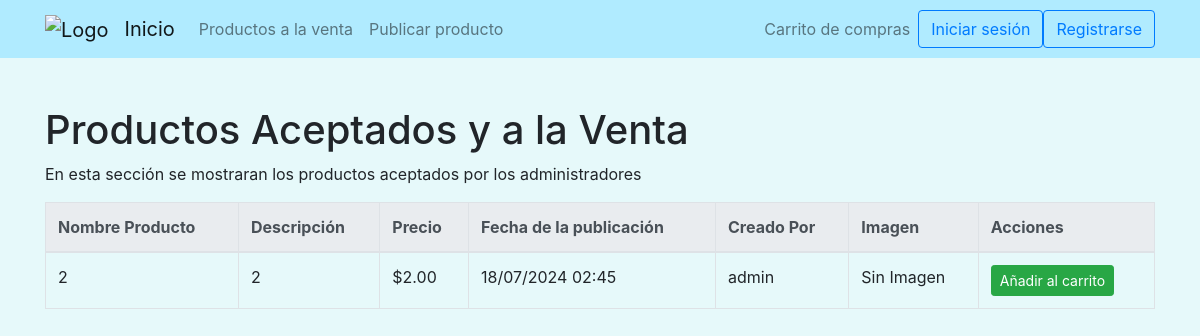
/productos/, run on an earlier commit of the app's database.
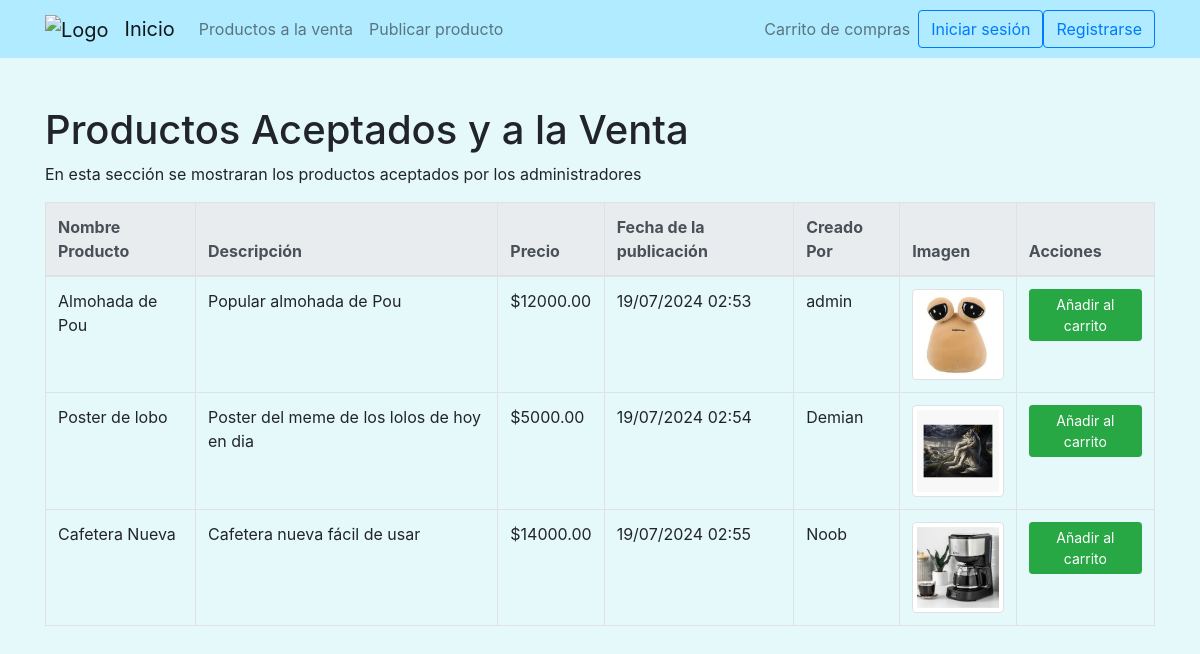
And on a later commit of the database.
### tienda/models.py (models this page shows, shortened)
class Producto(models.Model):
    id = models.AutoField(primary_key=True)
    titulo = models.CharField(max_length=100, unique=True)
    descripcion = models.TextField()
    precio = models.DecimalField(max_digits=10, decimal_places=2)
    fecha = models.DateTimeField(default=timezone.now)
    usuario = models.ForeignKey(User, on_delete=models.CASCADE, default=None)
    aprobado = models.BooleanField(default=False)
    vendido = models.BooleanField(default=False)
    imagen = models.ImageField(upload_to='productos/', null=True, blank=True)

### tienda/views.py (the view)
# urls.py: path('productos/', views.productos, name='productos'),
def productos(request):
    productos_aprobados = Producto.objects.filter(aprobado=True)
    return render(request, 'tienda/productos.html', {'productos': productos_aprobados})

### tienda/templates/tienda/productos.html (shortened to what this page needs)
<!DOCTYPE html>
{% load static %}
<html lang="es">
<head>
    <link rel="stylesheet" href="https://stackpath.bootstrapcdn.com/bootstrap/4.5.2/css/bootstrap.min.css">
</head>
<body>
    {% include 'tienda/navbar.html' %}
    <div class="container mt-5">
        <h1>Productos Aceptados y a la Venta</h1>
        <p>En esta sección se mostraran los productos aceptados por los administradores</p>
        <table class="table table-bordered table-hover mt-3">
            <thead class="thead-light">
                <tr>
                    <th>Nombre Producto</th>
                    <th>Descripción</th>
                    <th>Precio</th>
                    <th>Fecha de la publicación</th>
                    <th>Creado Por</th>
                    <th>Imagen</th>
                    <th>Acciones</th>
                </tr>
            </thead>
            <tbody>
                {% for producto in productos %}
                {% if not producto.vendido %}
                <tr>
                    <td>{{ producto.titulo }}</td>
                    <td>{{ producto.descripcion }}</td>
                    <td>${{ producto.precio }}</td>
                    <td>{{ producto.fecha|date:"d/m/Y H:i" }}</td>
                    <td>{{ producto.usuario.username }}</td>
                    <td>
                        {% if producto.imagen %}
                        <img src="{{ producto.imagen.url }}" alt="{{ producto.titulo }}" class="img-thumbnail" style="width: 100px; height: auto;">
                        {% else %}
                        Sin Imagen
                        {% endif %}
                    </td>
                    <td>
                        <button type="button" class="btn btn-success btn-sm" onclick="location.href='{% url 'tienda:agregar_al_carrito' producto.id %}'">Añadir al carrito</button>
                    </td>
                </tr>
                {% endif %}
                {% endfor %}
            </tbody>
        </table>
    </div>

### tienda/templates/tienda/navbar.html (shortened to what this page needs)
<!DOCTYPE html>
{% load static %}
<html lang="es">
<head>
    <link rel="stylesheet" href="https://stackpath.bootstrapcdn.com/bootstrap/4.5.2/css/bootstrap.min.css">
    <link rel="stylesheet" href="{% static 'css/style.css' %}">
</head>
<body>
<nav class="navbar navbar-expand-lg navbar-light bg-light">
    <div class="container">
        <a class="navbar-brand">
            <img src="https://casagarage.com/wp-content/uploads/2020/08/casagarage-logo.png" alt="Logo" style="height: 40px;">
        </a>
        <a class="navbar-brand" href="{% url 'tienda:inicio' %}">Inicio</a>
        <div class="collapse navbar-collapse" id="navbarSupportedContent">
            <ul class="navbar-nav me-auto mb-2 mb-lg-0">
                <li class="nav-item">
                    <a class="nav-link" href="{% url 'tienda:productos' %}">Productos a la venta</a>
                </li>
                <li class="nav-item">
                    <a class="nav-link" href="{% url 'tienda:agregar_producto' %}">Publicar producto</a>
                </li>
            </ul>
            <ul class="navbar-nav ml-auto">
                <li class="nav-item">
                    <a class="nav-link" href="{% url 'tienda:ver_carrito' %}">Carrito de compras</a>
                </li>
            </ul>
            {% if user.is_authenticated %}
            <a href="{% url 'cuenta:logout' %}" class="btn btn-outline-danger ms-3">Cerrar sesión</a>
            <span class="navbar-text me-3">
                <button type="button" class="btn btn-light" disabled>{{ user.username }}</button>
            </span>
            {% else %}
            <a href="{% url 'cuenta:login' %}" class="btn btn-outline-primary ms-3">Iniciar sesión</a>
            <a href="{% url 'cuenta:registro' %}" class="btn btn-outline-primary ms-2">Registrarse</a>
            {% endif %}
        </div>
    </div>
</nav>
</body>
</html>

### static/css/style.css (style rules this page uses)
.navbar-light.bg-light { background-color: #b0ebff !important; }
body { background-color: #e6f9fa; }

What changed in the data, as far as the page shows it:
removed Producto: titulo "2", descripcion "2", precio "2.00", fecha "18/07/2024 02:45", usuario.username "admin", imagen "Sin Imagen"
added Producto: titulo "Almohada de Pou", descripcion "Popular almohada de Pou", precio "12000.00", fecha "19/07/2024 02:53", usuario.username "admin", imagen (picture)
added Producto: titulo "Poster de lobo", descripcion "Poster del meme de los lolos de hoy en dia", precio "5000.00", fecha "19/07/2024 02:54", usuario.username "Demian", imagen (picture)
added Producto: titulo "Cafetera Nueva", descripcion "Cafetera nueva fácil de usar", precio "14000.00", fecha "19/07/2024 02:55", usuario.username "Noob", imagen (picture)
